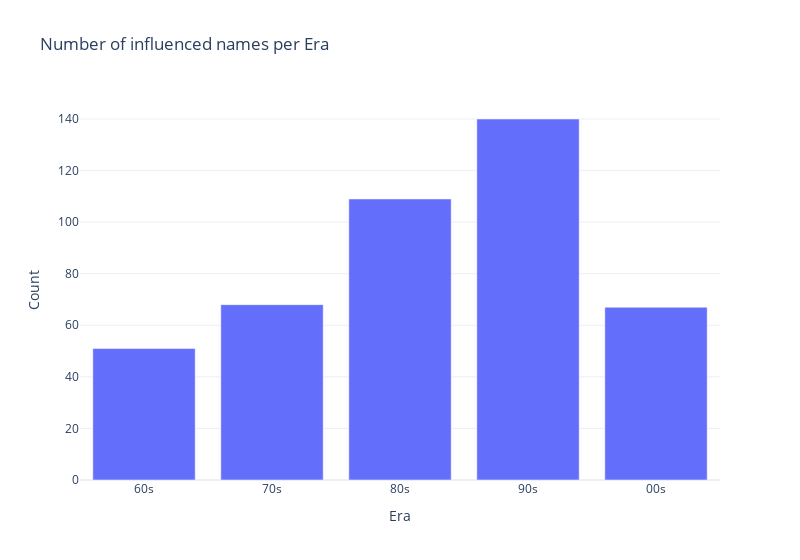

The notebook cell saved with this chart:
### Markdown cell above
Time analysis by eras graph

### Code cell
from src.utils.time_analysis import show_influence_by_eras

show_influence_by_eras()

### Figure 1 — Plotly figure (JSON) as saved in the notebook; plotly's stock layout.template omitted (floating-point values rounded to 4 significant figures)
{"data": [{"alignmentgroup": "True", "hovertemplate": "Era=%{x}<br>Count=%{y}<extra></extra>", "legendgroup": "", "marker": {"color": "#636efa", "pattern": {"shape": ""}}, "name": "", "offsetgroup": "", "orientation": "v", "showlegend": false, "textposition": "auto", "type": "bar", "x": ["60s", "70s", "80s", "90s", "00s"], "xaxis": "x", "y": [51, 68, 109, 140, 67], "yaxis": "y"}], "layout": {"barmode": "relative", "legend": {"tracegroupgap": 0}, "title": {"text": "Number of influenced names per Era"}, "width": 800, "xaxis": {"anchor": "y", "domain": [0, 1], "title": {"text": "Era"}}, "yaxis": {"anchor": "x", "domain": [0, 1], "title": {"text": "Count"}}}}
